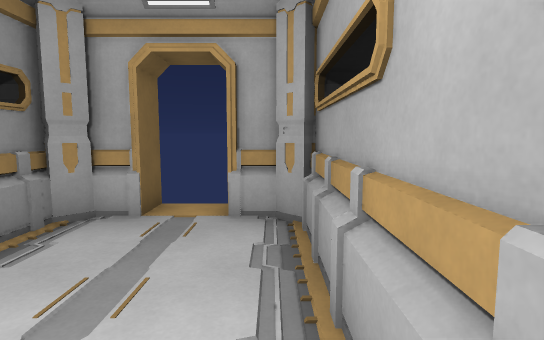
[1] (above)

15 first-person views from a walk through a 3-D level made in the Godot game engine. The camera is 1.4 m above the floor, tilts 6° down and sees 80° across. Doors that lead somewhere are drawn open, without their leaves. The floor is counted in squares, 1 m on a side. Each view is taken from the middle of a square. On the plan, view 1 faces up. The plan holds only what a view shows up to about 15 squares ahead; the rest is blank. The place goes on beyond the plan. Flat picture figures and markers are not drawn.

[2]
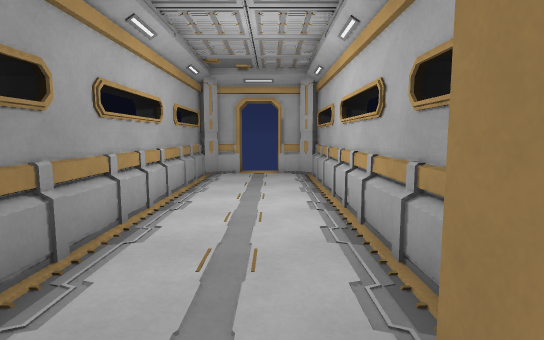

[3]
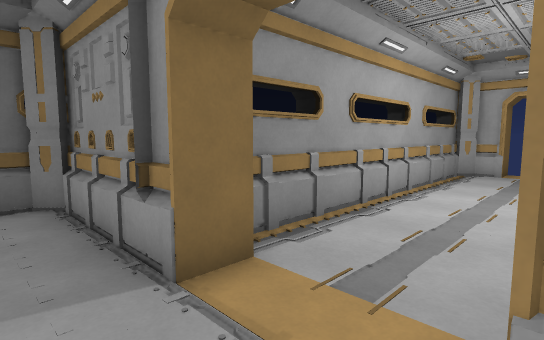

[4]
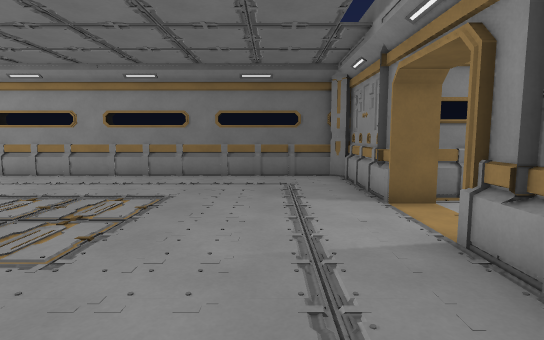

[5]
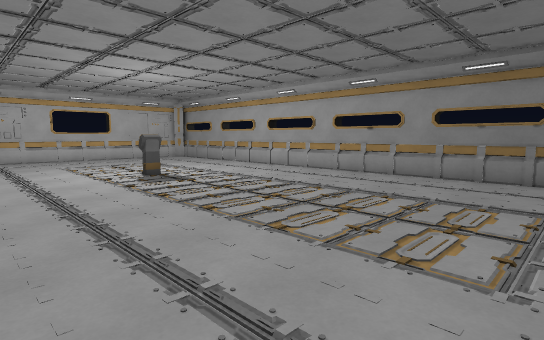

[6]
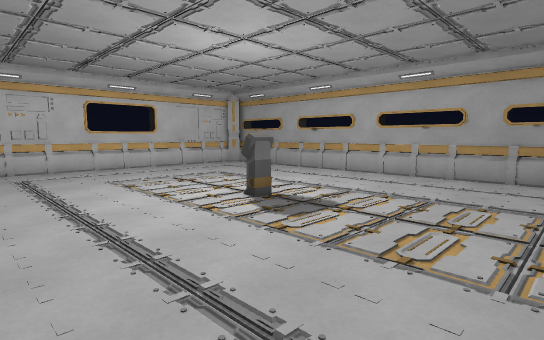

[7]
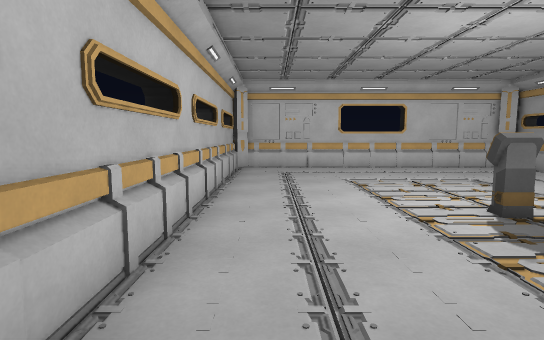

[8]
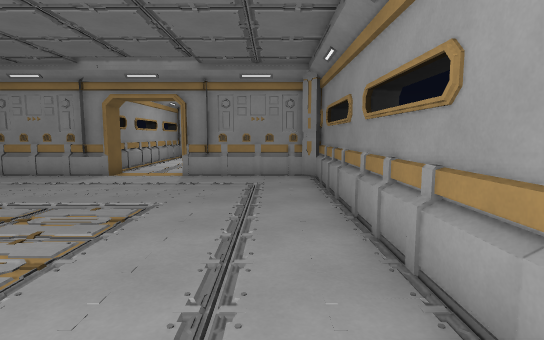

[9]
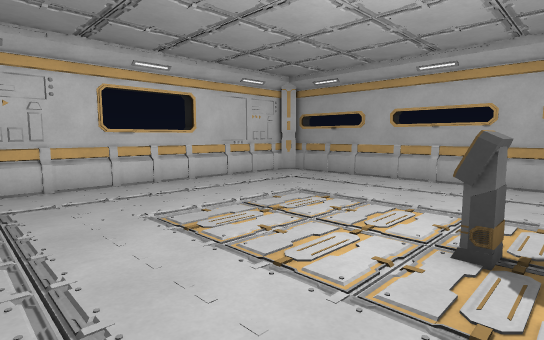

[10]
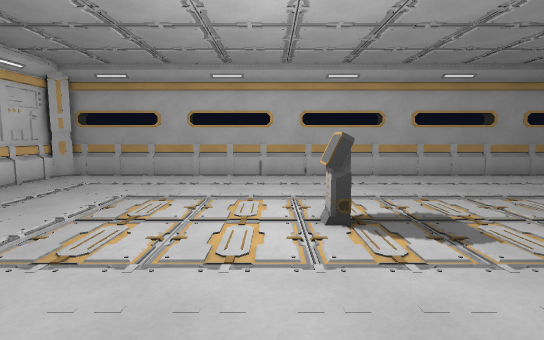

[11]
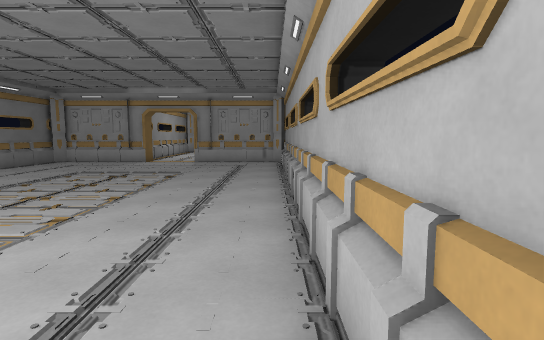

[12]
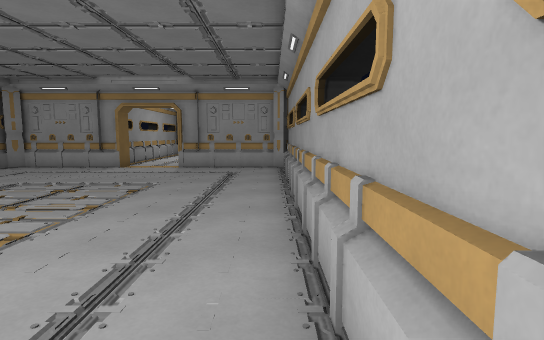

[13]
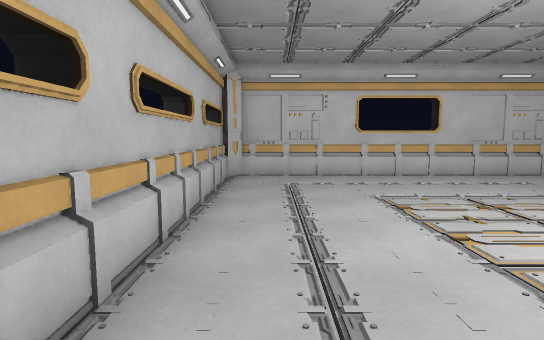

[14]
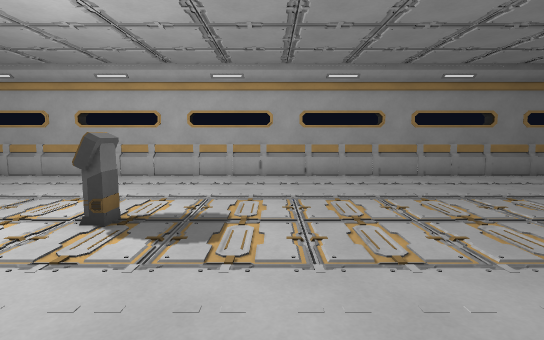

[15]
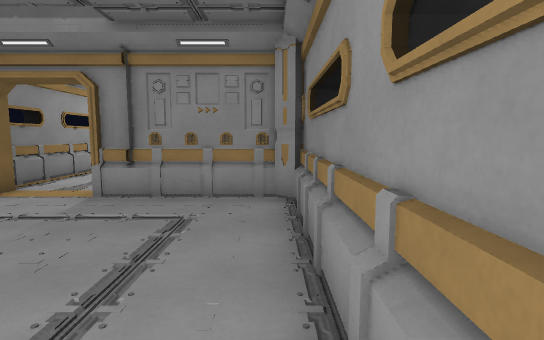

### Floor plan
Ten units are one square. View 1 is at (0, 0); x grows to the right and y downward. Boxes are objects, and circles mark ways between rooms. Rooms are numbered by the first view taken in them; rooms with no view inside come last. Other rooms are left out.
<svg viewBox="-90 -65 150 387">
<path fill="none" stroke="#000" d="M7 40 7 -54M-22 -55 -31 -55M-37 -54 -37 51M-24 -57 -32 -57M1 -55 -9 -55M1 -57 -6 -57M5 42 5 -48M-35 -51 -35 52M-28 65 -71 65M-29 63 -74 63M-77 75 -77 314M47 304 47 75M-71 315 41 315M-74 317 41 317M41 65 -2 65M47 314 47 305M42 63 -2 63M-75 75 -75 311M45 308 45 76"/>
<rect x="-5" y="-55" width="10" height="10" fill="#bbb"><title>other object</title></rect>
<rect x="-85" y="55" width="10" height="20" fill="#bbb"><title>other object</title></rect>
<rect x="-75" y="305" width="10" height="10" fill="#bbb"><title>other object</title></rect>
<rect x="-25" y="225" width="20" height="10" fill="#bbb"><title>other object</title></rect>
<rect x="45" y="55" width="10" height="20" fill="#bbb"><title>other object</title></rect>
<circle cx="-15" cy="60" r="3" fill="#2a7"/>
<text x="-20" y="0">1</text>
<text x="-20" y="190">2</text>
</svg>
Room 1 opens to room 2.

Where each view was taken, in squares from view 1:
view 1: 0 up, 0 right, facing up
view 2: 7 down, 1 left, facing up
view 3: 8 down, 0 right, facing up-left
view 4: 9 down, 4 right, facing left
view 5: 11 down, 4 right, facing down-left
view 6: 17 down, 4 right, facing down-left
view 7: 17 down, 3 right, facing down
view 8: 18 down, 3 right, facing up
view 9: 22 down, 3 right, facing down-left
view 10: 24 down, 4 right, facing left
view 11: 24 down, 4 right, facing up
view 12: 21 down, 4 right, facing up
view 13: 20 down, 3 right, facing down
view 14: 20 down, 4 right, facing left
view 15: 14 down, 4 right, facing up
